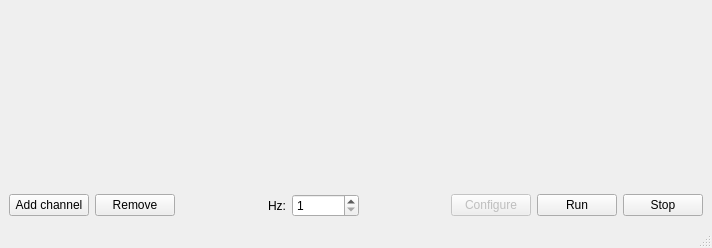
<?xml version="1.0" encoding="UTF-8"?>
<ui version="4.0">
 <class>MainWindow</class>
 <widget class="QMainWindow" name="MainWindow">
  <property name="geometry">
   <rect>
    <x>0</x>
    <y>0</y>
    <width>712</width>
    <height>248</height>
   </rect>
  </property>
  <property name="windowTitle">
   <string>MainWindow</string>
  </property>
  <widget class="QWidget" name="centralwidget">
   <layout class="QGridLayout" name="gridLayout">
    <item row="0" column="0">
     <layout class="QVBoxLayout" name="verticalLayout">
      <item>
       <widget class="QWidget" name="widget" native="true"/>
      </item>
      <item>
       <layout class="QHBoxLayout" name="horizontalLayout_5">
        <item>
         <widget class="QPushButton" name="pushButtonAddChannel">
          <property name="text">
           <string>Add channel</string>
          </property>
         </widget>
        </item>
        <item>
         <widget class="QPushButton" name="pushButtonRemoveChannel">
          <property name="text">
           <string>Remove</string>
          </property>
         </widget>
        </item>
        <item>
         <spacer name="horizontalSpacer">
          <property name="orientation">
           <enum>Qt::Horizontal</enum>
          </property>
          <property name="sizeHint" stdset="0">
           <size>
            <width>40</width>
            <height>20</height>
           </size>
          </property>
         </spacer>
        </item>
        <item>
         <widget class="QLabel" name="label">
          <property name="text">
           <string>Hz:</string>
          </property>
         </widget>
        </item>
        <item>
         <widget class="QSpinBox" name="spinBox">
          <property name="minimum">
           <number>1</number>
          </property>
          <property name="maximum">
           <number>999999999</number>
          </property>
         </widget>
        </item>
        <item>
         <spacer name="horizontalSpacer_9">
          <property name="orientation">
           <enum>Qt::Horizontal</enum>
          </property>
          <property name="sizeHint" stdset="0">
           <size>
            <width>40</width>
            <height>20</height>
           </size>
          </property>
         </spacer>
        </item>
        <item>
         <widget class="QPushButton" name="pushButtonConfigure">
          <property name="enabled">
           <bool>false</bool>
          </property>
          <property name="text">
           <string>Configure</string>
          </property>
         </widget>
        </item>
        <item>
         <widget class="QPushButton" name="pushButtonRun">
          <property name="text">
           <string>Run</string>
          </property>
         </widget>
        </item>
        <item>
         <widget class="QPushButton" name="pushButtonStop">
          <property name="text">
           <string>Stop</string>
          </property>
         </widget>
        </item>
       </layout>
      </item>
     </layout>
    </item>
   </layout>
  </widget>
  <widget class="QMenuBar" name="menubar">
   <property name="geometry">
    <rect>
     <x>0</x>
     <y>0</y>
     <width>712</width>
     <height>21</height>
    </rect>
   </property>
  </widget>
  <widget class="QStatusBar" name="statusbar"/>
 </widget>
 <resources/>
 <connections/>
</ui>
